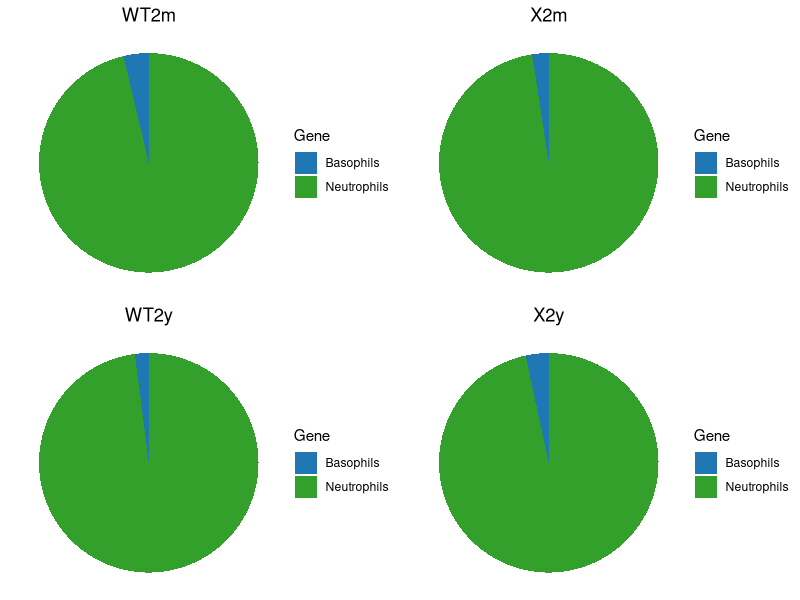

The R script that drew this image:
# Install and load necessary packages
library(ggplot2)
library(gridExtra)

# Prepare the data for WT2m, X2m, WT2y, and X2y
prop.2y <- data.frame(
  Sample = rep(c("WT2y", "X2y"), each = 2),
  Gene = c("Neutrophils", "Basophils"),
  Proportion = c(0.97981940, 0.02018060,0.96599667,0.03400333)
)

prop.2m <- data.frame(
  Sample = rep(c("WT2m", "X2m"), each = 2),
  Gene = c("Neutrophils", "Basophils"),
  Proportion = c(0.96292095, 0.03707905, 0.97584396, 0.02415604)
)

# Create a function to draw ring charts
draw_ring_chart <- function(data, title, colors) {
  ggplot(data, aes(x = 1, y = Proportion, fill = Gene)) +
    geom_bar(stat = "identity", width = 1) +
    coord_polar(theta = "y") +
    theme_void() +
    scale_fill_manual(values = colors) +  # Set the custom color palette
    ggtitle(title) +
    theme(plot.title = element_text(hjust = 0.5))
}

# Specify the custom color palette (viridis)
viridis_colors <- c("#1f78b4", "#33a02c")

# Draw the four ring charts
chart_wt2m <- draw_ring_chart(prop.2m[prop.2m$Sample == "WT2m", ], "WT2m", viridis_colors)
chart_x2m <- draw_ring_chart(prop.2m[prop.2m$Sample == "X2m", ], "X2m", viridis_colors)
chart_wt2y <- draw_ring_chart(prop.2y[prop.2y$Sample == "WT2y", ], "WT2y", viridis_colors)
chart_x2y <- draw_ring_chart(prop.2y[prop.2y$Sample == "X2y", ], "X2y", viridis_colors)

# Arrange all four charts in one picture
dev.new()
grid.arrange(chart_wt2m, chart_x2m, chart_wt2y, chart_x2y, ncol = 2)
dev.off()


